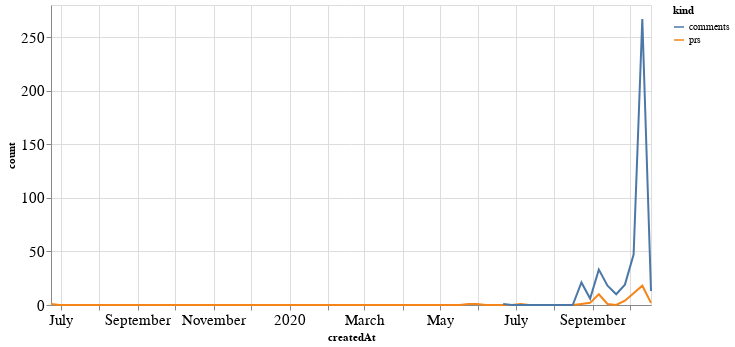

The code cell stored with this chart in its notebook:
### Code cell
alt.Chart(total_time, width=600).mark_line().encode(
    x='createdAt',
    y='count',
    color='kind'
)

### Figure 1 — Vega-Lite specification as saved in the notebook (floating-point values rounded to 4 significant figures; data arrays with more than 128 entries replaced by an {"elided": "..."} marker saying what was removed)
{"config": {"axisLeft": {"labelFontSize": 15}, "axisBottom": {"labelFontSize": 15}}, "data": {"name": "data-4b643ad3528b6477773777e1ea02f7fa"}, "mark": "line", "encoding": {"color": {"type": "nominal", "field": "kind"}, "x": {"type": "temporal", "field": "createdAt"}, "y": {"type": "quantitative", "field": "count"}}, "width": 600, "$schema": "https://vega.github.io/schema/vega-lite/v4.8.1.json", "datasets": {"data-4b643ad3528b6477773777e1ea02f7fa": {"elided": "140 records"}}}
